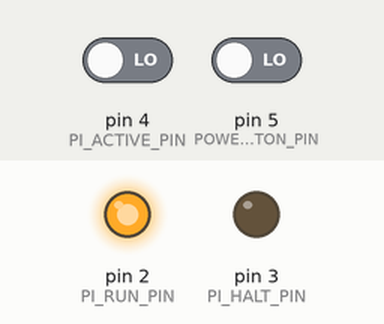
Simulated run of this sketch. Board: Arduino Uno, built with avr-gcc and run on an emulated ATmega328P. On the bench: output pins drawn as LEDs (lit = HIGH). The inputs (shaded band) are chosen by the test bench; at power-on: pin 4 (PI_ACTIVE_PIN) LOW, pin 5 (POWER_BUTTON_PIN) LOW.

Above: at 1.2 s.
1.3 s: pin 4 (PI_ACTIVE_PIN) driven HIGH
At 2.1 s:
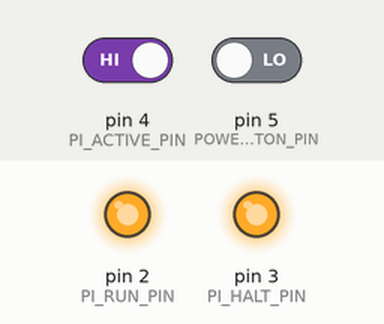
At 32.1 s:
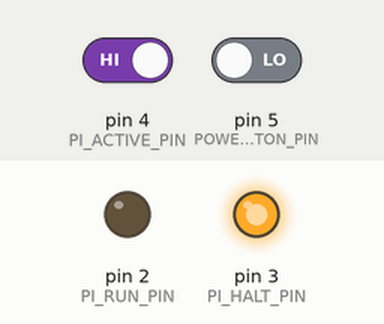
Timing chart, 0 to 32.9 s (numbered marks = the images above; inputs shaded):
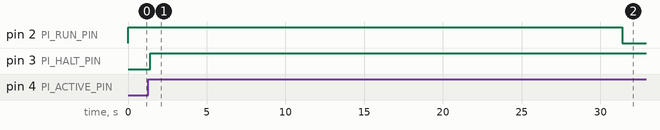

The sketch:

FrontpanelFirmware.ino
```cpp
/**
 *
 */

//==============================================================================
//                               Libraries
//==============================================================================

#include "HardwareConfig.h"
#include "HexGPIOInterface.h"
#include "RaspberryPiPowerInterface.h"

//==============================================================================
//                         Constants and Macro Declaration
//==============================================================================

//==============================================================================
//                           Private Attributes
//==============================================================================

static RaspberryPiPowerInterface piPowerInterface(PI_RUN_PIN, PI_HALT_PIN, PI_ACTIVE_PIN, POWER_BUTTON_PIN);

//==============================================================================
//                        Private Function Prototypes
//==============================================================================

//==============================================================================
//                                 MAIN
//==============================================================================

/**
 * Main intialization will setup the wifi connection and web server
 */
void setup(void) {
  //Serial.begin(9600);

  piPowerInterface.begin();
}

/**
 *
 */
void loop(void) {
  piPowerInterface.update();
  delay(100);
}

//==============================================================================
//                         Private Function Implementation
//==============================================================================
```

HexGPIOInterface.cpp
```cpp
/**
 * HexGPIOInterface
 * @author Curt Henrichs
 * @date 12-25-19
 *
 * GPIO interface to PCA9555 I2C GPIO extender.
 *
 * The interface for PCA9555
 * Pins:
 *  - A0 through A2 are address pins
 *  - SCL / SDA are I2C
 *
 * Device address: 0,1,0,0,A2,A1,A0,[R/W] = 0x20
 *
 * Size is two bytes.
 *
 * Commands (for write transmissions):
 *  - 0 := Input port 0
 *  - 1 := Input port 1
 *          "Register is input-only port. Reflects input logic level."
 *  - 2 := Output port 0
 *  - 3 := Output port 1
 *          "Register is output-only port. Reflects logic set in registers 6 & 7."
 *  - 4 := Polarity inversion port 0
 *  - 5 := Polarity inversion port 1
 *          "Allows inversion of polarity for inputs."
 *  - 6 := Configuration port 0
 *  - 7 := Configuration port 1
 *          "Sets whether pin is input or output within port."
 *
 * Sending Commands:
 *  <address+W><command><data 0>[<data 1>]
 *
 * Reading Registers:
 *  <address+W><command>
 *  <address+R><data 0>[<data 1>]
 *
 * Interrupt:
 *  Interrupt pin is active (high) when one of the inputs is triggered. Cleared
 *  on read of input port.
 */

// Garbage in my car!

//==============================================================================
//                                Libraries
//==============================================================================

#include <Wire.h>
#include "HexGPIOInterface.h"
#include "HardwareConfig.h"

//==============================================================================
//                      Constants and Macro Definitions
//==============================================================================

#define IN_P0_CMD (0)
#define IN_P1_CMD (1)
#define OUT_P0_CMD (2)
#define OUT_P1_CMD (3)
#define INV_P0_CMD (4)
#define INV_P1_CMD (5)
#define CFG_P0_CMD (6)
#define CFG_P1_CMD (7)

//==============================================================================
//                             Class Implemenation
//==============================================================================

void HexGPIOInterface::begin(void) {
  Wire.begin();

  // configure ports as output
  Wire.beginTransmission(I2C_GPIO_ADDRESS);
  Wire.write(CFG_P0_CMD);
  Wire.write(0x00);
  Wire.write(0x00);
  Wire.endTransmission();

  // set pin values for character
  Wire.beginTransmission(I2C_GPIO_ADDRESS);
  Wire.write(OUT_P0_CMD);
  Wire.write(0x00);
  Wire.write(0x00);
  Wire.endTransmission();
}

void HexGPIOInterface::display(char c, byte port) {
  Wire.beginTransmission(I2C_GPIO_ADDRESS);

  if (!port) {
    Wire.write(OUT_P0_CMD);
  } else {
    Wire.write(OUT_P1_CMD);
  }

  Wire.write(charToPins(c));

  Wire.endTransmission();
}

byte HexGPIOInterface::charToPins(char c) {

}
```

HexGPIOInterface.h
```cpp
/**
 * HexGPIOInterface
 * @author Curt Henrichs
 * @date 12-25-19
 *
 * GPIO interface to PCA9555 I2C GPIO extender.
 *
 * The interface for PCA9555
 * Pins:
 *  - A0 through A2 are address pins
 *  - SCL / SDA are I2C
 *
 * Device address: 0,1,0,0,A2,A1,A0,[R/W] = 0x20
 *
 * Size is two bytes.
 *
 * Commands (for write transmissions):
 *  - 0 := Input port 0
 *  - 1 := Input port 1
 *          "Register is input-only port. Reflects input logic level."
 *  - 2 := Output port 0
 *  - 3 := Output port 1
 *          "Register is output-only port. Reflects logic set in registers 6 & 7."
 *  - 4 := Polarity inversion port 0
 *  - 5 := Polarity inversion port 1
 *          "Allows inversion of polarity for inputs."
 *  - 6 := Configuration port 0
 *  - 7 := Configuration port 1
 *          "Sets whether pin is input or output within port."
 *
 * Sending Commands:
 *  <address+W><command><data 0>[<data 1>]
 *
 * Reading Registers:
 *  <address+W><command>
 *  <address+R><data 0>[<data 1>]
 *
 * Interrupt:
 *  Interrupt pin is active (high) when one of the inputs is triggered. Cleared
 *  on read of input port.
 */

//==============================================================================
//                                Libraries
//==============================================================================

#include <Arduino.h>

//==============================================================================
//                             Class Declaration
//==============================================================================

/**
 *
 */
class HexGPIOInterface {

  private:

    byte charToPins(char c);

  public:

    void begin(void);

    void display(char c, byte port);

};
```

RaspberryPiPowerInterface.cpp
```cpp
/**
 * RaspberryPiPowerInterface
 * @author Curt Henrichs
 * @date 5-29-20
 *
 * Interface to raspberry pi power subsystem used to control halt / boot state
 * for the raspberry pi. Requires custom script on the pi (found in the
 * yam_firmware package's scripts directory).
 *
 * Arduino should be connected to RUN pin and a GPIO pin for halt on the pi. Take
 * care in making sure the connection is 3.3V safe for the raspberry pi.
 * Additionally, connect the arduino to the UART TX pin on the raspberry pi as
 * a means of monitoring active state. Lastly connect a momentary pushbutton to
 * the arduino. The pushbutton is debounced in software.
 */

//==============================================================================
//                                Libraries
//==============================================================================

#include "RaspberryPiPowerInterface.h"

//==============================================================================
//                      Constants and Macro Definitions
//==============================================================================

#define ACTIVE_DEBOUNCE_INTERVAL  (25)
#define BUTTON_DEBOUNCE_INTERVAL  (25)

//==============================================================================
//                             Class Implemenation
//==============================================================================

RaspberryPiPowerInterface::RaspberryPiPowerInterface(byte runPin, byte haltPin,
      byte activePin, byte buttonPin) {
  _isOn = false;

  _runPin = runPin;
  _haltPin = haltPin;
  _activePin = activePin;
  _buttonPin = buttonPin;

  _activeDebounce = Bounce(); // Active Low
  _buttonDebounce = Bounce(); // Active High
}

void RaspberryPiPowerInterface::begin(void) {
  pinMode(_runPin,OUTPUT);
  pinMode(_haltPin,OUTPUT);
  pinMode(_activePin,INPUT);
  pinMode(_buttonPin,INPUT);

  digitalWrite(_runPin,LOW);
  digitalWrite(_haltPin,HIGH);

  _activeDebounce.attach(_activePin);
  _activeDebounce.interval(ACTIVE_DEBOUNCE_INTERVAL);
  _buttonDebounce.attach(_buttonPin);
  _buttonDebounce.interval(BUTTON_DEBOUNCE_INTERVAL);
}

void RaspberryPiPowerInterface::update(void) {
  _activeDebounce.update();
  _buttonDebounce.update();

  if (_isOn) {
    //Serial.println("On");
    if (_buttonDebounce.rose() || _activeDebounce.read() == HIGH) { // Then stop
      //Serial.print("Stopping ");

      _isOn = false;
      digitalWrite(_haltPin,HIGH);
      while (_activeDebounce.read() == LOW) {
        /* Loop until condition - Okay to block since ROS-Comm not needed */
        //Serial.print(".");
        _activeDebounce.update();
        _buttonDebounce.update();
        delay(10);
      }

      delay(30000); // Wait 30s before pulling the plug

      digitalWrite(_runPin,LOW);
      //Serial.println(" Done");
    }
  } else {
    //Serial.println("Off");
    if (_buttonDebounce.rose() || _activeDebounce.read() == LOW) { // Then start
      //Serial.print("Starting ");

      _isOn = true;
      digitalWrite(_haltPin,LOW);
      digitalWrite(_runPin,HIGH);

      // Delay until stable On
      while (_activeDebounce.read() == HIGH) {
        /* Loop until condition - Okay to block since ROS-Comm not needed */
        _activeDebounce.update();
        _buttonDebounce.update();
        delay(10);
      }

      //Serial.println(" Done");
    }
  }
}

bool RaspberryPiPowerInterface::isOn(void) {
  return _isOn;
}
```

RaspberryPiPowerInterface.h
```cpp
/**
 * RaspberryPiPowerInterface
 * @author Curt Henrichs
 * @date 5-29-20
 *
 * Interface to raspberry pi power subsystem used to control halt / boot state
 * for the raspberry pi. Requires custom script on the pi (found in the
 * yam_firmware package's scripts directory).
 *
 * Arduino should be connected to RUN pin and a GPIO pin for halt on the pi. Take
 * care in making sure the connection is 3.3V safe for the raspberry pi.
 * Additionally, connect the arduino to the UART TX pin on the raspberry pi as
 * a means of monitoring active state. Lastly connect a momentary pushbutton to
 * the arduino. The pushbutton is debounced in software.
 */


//==============================================================================
//                                Libraries
//==============================================================================

#include <Arduino.h>
#include <Bounce2.h>

//==============================================================================
//                             Class Declaration
//==============================================================================

/**
 *
 */
class RaspberryPiPowerInterface {

  private:

    bool _isOn;

    byte _runPin;
    byte _haltPin;
    byte _activePin;
    byte _buttonPin;

    Bounce _activeDebounce;
    Bounce _buttonDebounce;

  public:

    RaspberryPiPowerInterface(byte runPin, byte haltPin, byte activePin,
          byte buttonPin);

    void begin(void);

    void update(void);

    bool isOn(void);

};
```

HardwareConfig.h
```cpp
/**
 *
 */

#ifndef HARDWARECONFIG_H
#define HARDWARECONFIG_H

//==============================================================================
//                               Libraries
//==============================================================================

#include <Arduino.h>

//==============================================================================
//                              Device Pinout
//==============================================================================

#define PI_RUN_PIN                  2
#define PI_HALT_PIN                 3
#define PI_ACTIVE_PIN               4
#define POWER_BUTTON_PIN            5

//==============================================================================
//                        Constant and Macro Definition
//==============================================================================

//==============================================================================
//                                I2C Addresses
//==============================================================================

#define I2C_GPIO_ADDRESS                    0x20

#endif
```

Measured:
- after the input at 1.3 s, pin 2 (PI_RUN_PIN): HIGH → LOW after 30.1 s; pin 3 (PI_HALT_PIN): LOW → HIGH after 0.10 s
